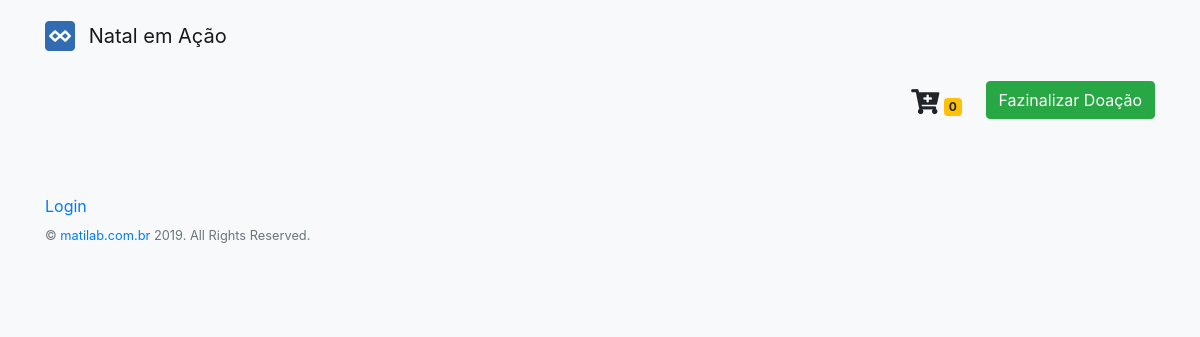
/doacao/doar, run on an earlier commit of the app's database.
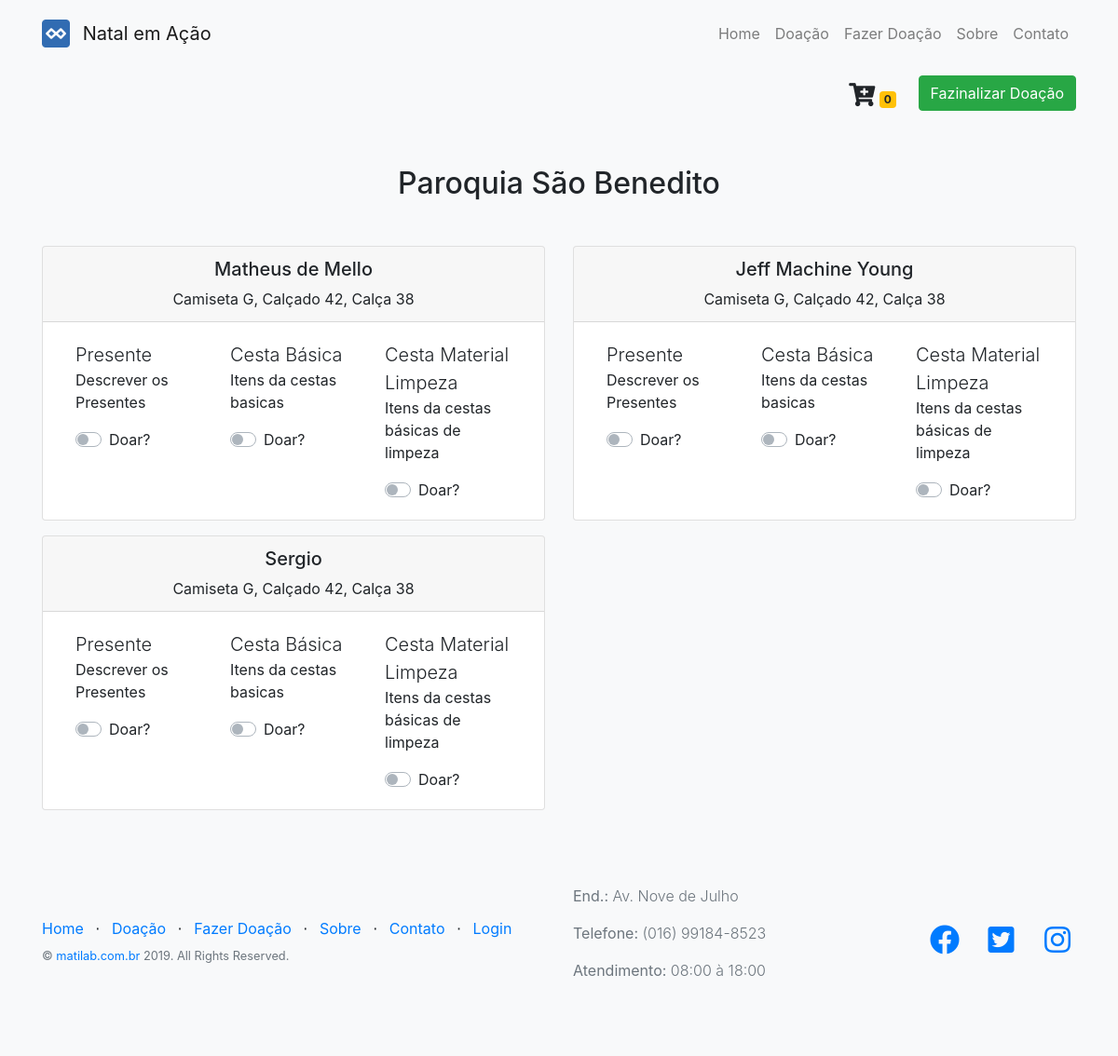
And on a later commit of the database.
### tables this page shows
CREATE TABLE `tbl_pagina` (
  `id_pagina` int(11) NOT NULL AUTO_INCREMENT,
  `pagina` varchar(150) NOT NULL,
  `url` varchar(150) NOT NULL,
  `principal` enum('Não','Sim') NOT NULL DEFAULT 'Não',
  `configuracao` enum('Não','Sim') NOT NULL DEFAULT 'Não',
  `ativo` enum('Ativo','Desativado') NOT NULL DEFAULT 'Ativo',
  `ordem` int(3) NOT NULL,
  PRIMARY KEY (`id_pagina`)
);

CREATE TABLE `tbl_entidade` (
  `id_entidade` int(11) NOT NULL AUTO_INCREMENT,
  `nome_entidade` varchar(150) NOT NULL,
  `nome_fantasia` varchar(250) NOT NULL,
  `endereco` varchar(250) NOT NULL,
  `numero` varchar(10) NOT NULL,
  `telefone` varchar(12) NOT NULL,
  `complemento` varchar(100) DEFAULT NULL,
  `ativo` enum('Ativo','Desativado') NOT NULL DEFAULT 'Ativo',
  PRIMARY KEY (`id_entidade`)
);

CREATE TABLE `tbl_movimento` (
  `id_movimento` int(11) NOT NULL AUTO_INCREMENT,
  `id_entidade` int(11) NOT NULL,
  `id_beneficiado` int(11) NOT NULL,
  `dt_periodo` date NOT NULL,
  PRIMARY KEY (`id_movimento`),
  KEY `fk_mov_entidade` (`id_entidade`),
  KEY `fk_mov_benef` (`id_beneficiado`),
  CONSTRAINT `fk_mov_benef` FOREIGN KEY (`id_beneficiado`) REFERENCES `tbl_beneficiado` (`id_beneficiado`),
  CONSTRAINT `fk_mov_entidade` FOREIGN KEY (`id_entidade`) REFERENCES `tbl_entidade` (`id_entidade`)
);

CREATE TABLE `tbl_beneficiado` (
  `id_beneficiado` int(11) NOT NULL AUTO_INCREMENT,
  `id_entidade` int(11) NOT NULL,
  `nome_benef` varchar(250) NOT NULL,
  `nr_rg_cpf` varchar(14) NOT NULL,
  `endereco` varchar(250) NOT NULL,
  `numero` varchar(10) NOT NULL,
  `telefone` varchar(12) NOT NULL,
  `complemento` varchar(100) DEFAULT NULL,
  `ativo` enum('Ativo','Desativado') NOT NULL DEFAULT 'Ativo',
  `caracteristicas` varchar(150) NOT NULL,
  PRIMARY KEY (`id_beneficiado`),
  KEY `fk_entidade_benef` (`id_entidade`),
  CONSTRAINT `fk_entidade_benef` FOREIGN KEY (`id_entidade`) REFERENCES `tbl_entidade` (`id_entidade`)
);

CREATE TABLE `tbl_tipo_doacao` (
  `id_tipo_doacao` int(11) NOT NULL AUTO_INCREMENT,
  `tipo` varchar(50) NOT NULL,
  `descricao` varchar(100) NOT NULL,
  PRIMARY KEY (`id_tipo_doacao`)
);

### application/libraries/Template.php (called while the page is built, shortened)
<?php
class Template {
	protected $CI;
	protected $data = [];
  public function __construct()
  {
    $this->CI =& get_instance();
    $this->arrJSExt = [];
    $this->data['arrCss'] = [];
  }
  public function show($view, $vars = array(), $return = FALSE)
  {
    $this->CI->load->model('Configuracao_model', 'cfg');
    $this->data['head'] = $this->CI->cfg->getPaginaConfig('cabecalho');
    $this->data['foot'] = $this->CI->cfg->getPaginaConfig('rodape');
    $this->data['pages'] = $this->CI->cfg->getPaginas();
    $this->data = array_merge($this->data, $vars);
    $this->CI->load->view('pagina/comuns/header', $this->data);
    $this->CI->load->view($view, $this->data, $return);
    $this->CI->load->view('pagina/comuns/footer', $this->data);
  }
  private function setJS(){
    $this->data['arrJS'] = [];
    array_push($this->data['arrJS'], base_url_webapp("js/componentes/bootstrap/jquery.min.js"));
    array_push($this->data['arrJS'], base_url_webapp("js/componentes/bootstrap/bootstrap.bundle.min.js"));
    array_push($this->data['arrJS'], base_url_webapp("js/componentes/bootstrap/bootstrap.min.js"));
    foreach($this->arrJSExt as $js)
      array_push($this->data['arrJS'], $js);
  }
	public function addScriptWebapp($js){
		array_push($this->arrJSExt, base_url_webapp("$js"));
	}
  public function addCssWebapp($css){
    array_push($this->data['arrCss'], base_url_webapp("$css"));
  }
}

### application/controllers/Welcome.php (called while the page is built, shortened)
<?php
class Welcome extends MY_Controller {
	public function index($slug = 'home')
	{
    	$this->data['slug'] = $slug;
		if (method_exists($this, $slug))
			$this->$slug();
		else
			show_404();
	}
	private function doar(){
    $this->template->addScriptWebapp('js/doar.js');
		$this->template->addCssWebapp('css/style/main-page.css');
		$this->data['doar'] = $this->projetos->getPaginaCampos('doar');
		$this->data['movimentos'] = $this->projetos->getMovimentos();
		$this->data['tipos'] = $this->projetos->getTipoDoacao();
    $carts = $this->projetos->getCarts();
    $this->data['carts'] = $carts;
    $this->data['countCart'] = count($carts);
		$this->template->show('pagina/doar', $this->data);
	}
}

### index.php (called while the page is built, shortened)
<?php
require_once BASEPATH.'core/CodeIgniter.php';

### application/helpers/funcoes_helper.php (called while the page is built, shortened)
<?php if ( ! defined('BASEPATH')) exit('No direct script access allowed');
function base_url_webapp($uri = '', $protocol = NULL) {
	$CI =& get_instance();
	$uri = 'assets/webapp/' . $uri;
	return $CI->config->base_url($uri, $protocol);
}
function nome_projeto(){
  return "Natal em Ação";
}
function is_set($array, $param){
  return isset($array[$param]) ? $array[$param] : "";
}

### application/models/Configuracao_model.php (called while the page is built, shortened)
<?php
class Configuracao_model extends CI_Model {
  public function getPaginas() {
    return $this->db->order_by('ordem')->get_where('tbl_pagina', ['ativo' => 'Ativo', 'configuracao' => 'Não'])->result();
  }
}

### application/models/Projetos_model.php (called while the page is built, shortened)
<?php
class Projetos_model extends CI_Model {
  public function getEntidades(){
    return $this->db->get_where('tbl_entidade',['ativo' => 'Ativo'])->result();
  }
  public function getBeneficiado($id){
    return $this->db->get_where('tbl_beneficiado',['ativo' => 'Ativo', 'id_beneficiado' => $id])->row();
  }
  public function getMovimentos(){
    $entidades = $this->getEntidades();
    foreach ($entidades as $key1 => $entidade) {
      $movs = $this->db->get_where('tbl_movimento', ['id_entidade' => $entidade->id_entidade])->result();
      foreach ($movs as $key => $mov) {
        $movs[$key]->benefeciado = $this->getBeneficiado($mov->id_beneficiado);
      }
      $entidades[$key1]->beneficiados = $movs;
    }
    return $entidades;
  }
  public function getTipoDoacao(){
    return $this->db->get_where('tipo_doacao')->result();
  }
}

### application/views/pagina/doar.php (the view, shortened to what this page needs)
<nav class="navbar navbar-expand-lg navbar-light bg-light" style="margin-top: 73px;">
  <div class="container">
    <ul class="navbar-nav ml-auto">
      <li class="nav-item">
        <div class="dropdown">
          <span class="fa fa-cart-plus my-2" id="overCart" style="font-size: 25px;"
            role="button" id="dropdownMenuLink" data-toggle="dropdown" aria-haspopup="true" aria-expanded="true"></span>
          <span class="badge badge-warning mr-4" id="countCart"><?= $countCart ?></span>
        </div>
      </li>
      <li class="nav-item">
        <a class="btn btn-success" id="btnFinalizaDoacao" href="#modalDoador" >Fazinalizar Doação</a>
      </li>
    </ul>
  </div>
</nav>
<?php foreach ($movimentos as $key => $mov) : ?>
  <section class="text-center pt-5" id="doacao">
    <div class="container">
      <h2 class="mb-5"><?= $mov->nome_fantasia ?></h2>
      <div class="row">
      	<?php foreach ($mov->beneficiados as $key1 => $benef) : ?>
        <div class="col-lg-6">
          <div class=" mx-auto mb-5 mb-lg-0 mb-lg-3">
            <div class="card">
              <?= form_open('Welcome/realizar_doacao', ['id' => 'id_'.$key.$key1]) ?>
                <div class="card-header">
                  <h5><?= $benef->benefeciado->nome_benef ?></h5>
                  <smal><?= $benef->benefeciado->caracteristicas ?></smal>
                </div>
                <div class="card-body">
                  <div class="container">
                    <div class="row text-left">
                      <?php foreach ($tipos as $key2 => $tipo): ?>
                      <div class="col-lg-4">
                        <p class="lead mb-0"> <?= $tipo->tipo ?> </p>
                        <p><smal> <?= $tipo->descricao ?> </smal></p>
                        <div class="custom-control custom-switch">
                          <label class="custom-control-label" for="<?= 'chk_'.$key.$key1.$key2 ?>">Doar?</label>
                        </div>
                      </div>
                      <?php endforeach; ?>
                    </div>
                  </div>
                </div>
              <?= form_close() ?>
            </div>
          </div>
        </div>
    	<?php endforeach; ?>
      </div>
    </div>
  </section>
<?php endforeach; ?>

### application/views/pagina/comuns/header.php (shortened to what this page needs)
<!DOCTYPE html>
<html lang="en">
  <head>
    <link href="<?= base_url_webapp("css/components/fontawesome-free/all.min.css") ?>" rel="stylesheet">
    <link href="<?= base_url_webapp("css/components/simple-line-icons/css/simple-line-icons.css") ?>" rel="stylesheet" type="text/css">
    <link rel="stylesheet" href="<?= base_url_webapp("css/master.css") ?>">
    <?php if(isset($arrCss)) foreach($arrCss as $css): ?>
    <link rel="stylesheet" href="<?= $css ?>">
    <?php endforeach; ?>
  </head>
  <body class="bg-light">
	<nav class="navbar navbar-expand-lg fixed-top navbar-light bg-light py-3">
    <div class="container">
      <a class="navbar-brand" href="<?= base_url() ?>">
        <img src="<?= base_url("assets/images/apple-touch-icon.png") ?>" width="30" height="30" class="d-inline-block align-top mr-2" alt="">
        <?= nome_projeto() ?>
      </a>
      <div class="collapse navbar-collapse" id="navbarNav">
        <ul class="navbar-nav ml-auto">
          <?php foreach($pages as $page): ?>
          <li class="nav-item">
            <a class="nav-link" href="<?= base_url($page->url) ?>"><?= $page->pagina ?></a>
          </li>
          <?php endforeach; ?>
        </ul>
      </div>
    </div>
	</nav>

### application/views/pagina/comuns/footer.php (shortened to what this page needs)
<?php if (isset($foot)) : ?>
  <footer class="footer mt-auto bg-light" id="contato">
    <div class="container">
      <div class="row">
        <div class="col-lg-6 h-100 text-center text-lg-left my-auto">
          <ul class="list-inline mb-2">
            <?php foreach($pages as $page): ?>
            <li class="list-inline-item">
              <a href="<?= base_url($page->url) ?>"><?= $page->pagina ?></a>
            </li>
            <li class="list-inline-item">&sdot;</li>
            <?php endforeach; ?>
            <li class="list-inline-item">
              <a href="<?= base_url("accounts/login") ?>">Login</a>
            </li>
          </ul>
          <p class="text-muted small mb-4 mb-lg-0">&copy; <a href="http://www.matilab.com.br" target="_blank">matilab.com.br</a> 2019. All Rights Reserved.</p>
        </div>
        <div class="col-lg-3 h-100 text-center text-lg-left my-auto">
          <?php if (is_set($foot, 'endereco') !== ''): ?>
          <p class="text-muted font-weight-light"><b>End.:</b> <?= is_set($foot, 'endereco') ?></p>
          <?php endif; ?>
          <?php if (is_set($foot, 'telefone') !== ''): ?>
          <p class="text-muted font-weight-light"><b>Telefone:</b> <?= is_set($foot, 'telefone') ?></p>
          <?php endif; ?>
          <?php if (is_set($foot, 'horario') !== ''): ?>
          <p class="text-muted font-weight-light"><b>Atendimento:</b> <?= is_set($foot, 'horario') ?></p>
          <?php endif; ?>
        </div>
        <div class="col-lg-3 h-100 text-center text-lg-right my-auto">
          <ul class="list-inline mb-0">
            <?php if (is_set($foot, 'facebook') !== ''): ?>
            <li class="list-inline-item mr-3">
              <a href="<?= is_set($foot, 'facebook') ?>">
                <i class="fab fa-facebook fa-2x fa-fw"></i>
              </a>
            </li>
            <?php endif; ?>
            <?php if (is_set($foot, 'twitter') !== ''): ?>
            <li class="list-inline-item mr-3">
              <a href="<?= is_set($foot, 'twitter') ?>">
                <i class="fab fa-twitter-square fa-2x fa-fw"></i>
              </a>
            </li>
            <?php endif; ?>
            <?php if (is_set($foot, 'instagram') !== ''): ?>
            <li class="list-inline-item">
              <a href="<?= is_set($foot, 'instagram') ?>">
                <i class="fab fa-instagram fa-2x fa-fw"></i>
              </a>
            </li>
            <?php endif; ?>
          </ul>
        </div>
      </div>
    </div>
  </footer>
<?php endif; ?>
  </body>
</html>

### assets/webapp/css/style/main-page.css (style rules this page uses)
footer.footer { padding-top: 4rem; padding-bottom: 4rem; }

What changed in the data, as far as the page shows it:
added tbl_pagina: pagina "Home"
added tbl_pagina: pagina "Doação"
added tbl_pagina: pagina "Fazer Doação"
added tbl_pagina: pagina "Sobre"
added tbl_pagina: pagina "Contato"
added tbl_entidade: nome_fantasia "Paroquia São Benedito"
added tbl_movimento: id_beneficiado.nome_benef "Matheus de Mello", id_beneficiado.caracteristicas "Camiseta G, Calçado 42, Calça 38"
added tbl_tipo_doacao: tipo "Presente", descricao "Descrever os Presentes"
added tbl_tipo_doacao: tipo "Cesta Básica", descricao "Itens da cestas basicas"
added tbl_tipo_doacao: tipo "Cesta Material Limpeza", descricao "Itens da cestas básicas de limpeza"
added tbl_movimento: id_beneficiado.nome_benef "Jeff Machine Young", id_beneficiado.caracteristicas "Camiseta G, Calçado 42, Calça 38"
added tbl_movimento: id_beneficiado.nome_benef "Sergio", id_beneficiado.caracteristicas "Camiseta G, Calçado 42, Calça 38"
Also different on the page:
is_set($foot, 'endereco'): (not shown) → "Av. Nove de Julho"
is_set($foot, 'telefone'): (not shown) → "(016) 99184-8523"
is_set($foot, 'horario'): (not shown) → "08:00 à 18:00"
text now shown: "End.: Telefone: Atendimento:"
